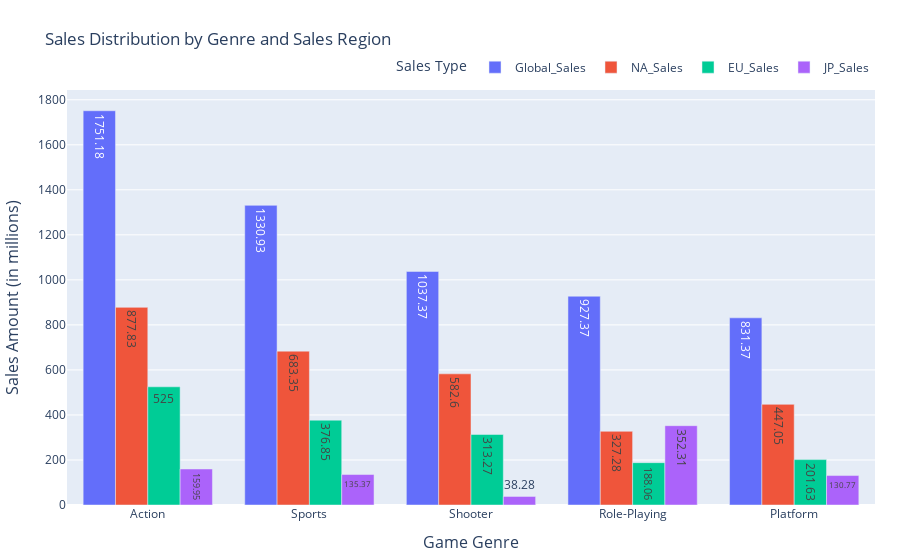

The cell this chart's notebook holds for it:
### Code cell
long_genre_df = top_genres_df.melt(id_vars='Genre', var_name='Sales_Type', value_name='Sales')

top_genres_fig = px.bar(
    long_genre_df,
    x='Genre',
    y='Sales',
    color='Sales_Type',
    title='Sales Distribution by Genre and Sales Region',
    labels={'Sales': 'Sales Amount (in millions)', 'Genre': 'Game Genre'},
    text='Sales',
)

top_genres_fig.update_layout(
    barmode='group',
    xaxis_title='Game Genre',
    yaxis_title='Sales Amount (in millions)',
    legend_title='Sales Type',
    xaxis_title_font_size=16,
    yaxis_title_font_size=16,
    legend_title_font_size=14,
    legend=dict(orientation='h', yanchor='bottom', y=1.02, xanchor='right', x=1),
    margin=dict(t=90, b=40, l=25, r=25)   
)

top_genres_fig.show()

### Figure 1 — Plotly figure (JSON) as saved in the notebook; plotly's stock layout.template omitted (floating-point values rounded to 4 significant figures)
{"data": [{"alignmentgroup": "True", "hovertemplate": "Sales_Type=Global_Sales<br>Game Genre=%{x}<br>Sales Amount (in millions)=%{text}<extra></extra>", "legendgroup": "Global_Sales", "marker": {"color": "#636efa", "pattern": {"shape": ""}}, "name": "Global_Sales", "offsetgroup": "Global_Sales", "orientation": "v", "showlegend": true, "text": [1751.0, 1331.0, 1037.0, 927.4, 831.4], "textposition": "auto", "type": "bar", "x": ["Action", "Sports", "Shooter", "Role-Playing", "Platform"], "xaxis": "x", "y": [1751.0, 1331.0, 1037.0, 927.4, 831.4], "yaxis": "y"}, {"alignmentgroup": "True", "hovertemplate": "Sales_Type=NA_Sales<br>Game Genre=%{x}<br>Sales Amount (in millions)=%{text}<extra></extra>", "legendgroup": "NA_Sales", "marker": {"color": "#EF553B", "pattern": {"shape": ""}}, "name": "NA_Sales", "offsetgroup": "NA_Sales", "orientation": "v", "showlegend": true, "text": [877.8, 683.4, 582.6, 327.3, 447.1], "textposition": "auto", "type": "bar", "x": ["Action", "Sports", "Shooter", "Role-Playing", "Platform"], "xaxis": "x", "y": [877.8, 683.4, 582.6, 327.3, 447.1], "yaxis": "y"}, {"alignmentgroup": "True", "hovertemplate": "Sales_Type=EU_Sales<br>Game Genre=%{x}<br>Sales Amount (in millions)=%{text}<extra></extra>", "legendgroup": "EU_Sales", "marker": {"color": "#00cc96", "pattern": {"shape": ""}}, "name": "EU_Sales", "offsetgroup": "EU_Sales", "orientation": "v", "showlegend": true, "text": [525, 376.9, 313.3, 188.1, 201.6], "textposition": "auto", "type": "bar", "x": ["Action", "Sports", "Shooter", "Role-Playing", "Platform"], "xaxis": "x", "y": [525, 376.9, 313.3, 188.1, 201.6], "yaxis": "y"}, {"alignmentgroup": "True", "hovertemplate": "Sales_Type=JP_Sales<br>Game Genre=%{x}<br>Sales Amount (in millions)=%{text}<extra></extra>", "legendgroup": "JP_Sales", "marker": {"color": "#ab63fa", "pattern": {"shape": ""}}, "name": "JP_Sales", "offsetgroup": "JP_Sales", "orientation": "v", "showlegend": true, "text": [159.9, 135.4, 38.28, 352.3, 130.8], "textposition": "auto", "type": "bar", "x": ["Action", "Sports", "Shooter", "Role-Playing", "Platform"], "xaxis": "x", "y": [159.9, 135.4, 38.28, 352.3, 130.8], "yaxis": "y"}], "layout": {"barmode": "group", "legend": {"orientation": "h", "title": {"font": {"size": 14}, "text": "Sales Type"}, "tracegroupgap": 0, "x": 1, "xanchor": "right", "y": 1.02, "yanchor": "bottom"}, "margin": {"b": 40, "l": 25, "r": 25, "t": 90}, "title": {"text": "Sales Distribution by Genre and Sales Region"}, "xaxis": {"anchor": "y", "domain": [0, 1], "title": {"font": {"size": 16}, "text": "Game Genre"}}, "yaxis": {"anchor": "x", "domain": [0, 1], "title": {"font": {"size": 16}, "text": "Sales Amount (in millions)"}}}}
